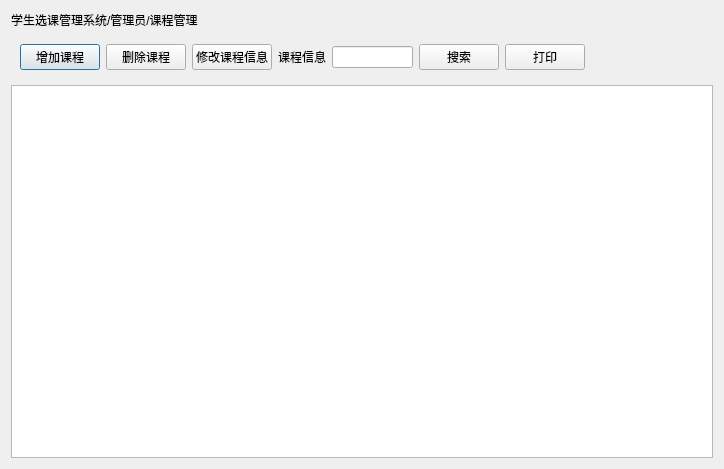
<?xml version="1.0" encoding="UTF-8"?>
<ui version="4.0">
 <class>adcell1_course</class>
 <widget class="QDialog" name="adcell1_course">
  <property name="geometry">
   <rect>
    <x>0</x>
    <y>0</y>
    <width>724</width>
    <height>469</height>
   </rect>
  </property>
  <property name="windowTitle">
   <string>Dialog</string>
  </property>
  <layout class="QGridLayout" name="gridLayout">
   <item row="2" column="0">
    <widget class="QTableView" name="tableView">
     <property name="name" stdset="0">
      <string>table</string>
     </property>
    </widget>
   </item>
   <item row="0" column="0">
    <widget class="QLabel" name="lib_title">
     <property name="text">
      <string>学生选课管理系统/管理员/课程管理</string>
     </property>
     <property name="name" stdset="0">
      <string>title</string>
     </property>
    </widget>
   </item>
   <item row="1" column="0">
    <widget class="QWidget" name="tool" native="true">
     <layout class="QGridLayout" name="gridLayout_2">
      <item row="0" column="7">
       <spacer name="horizontalSpacer_2">
        <property name="orientation">
         <enum>Qt::Horizontal</enum>
        </property>
        <property name="sizeHint" stdset="0">
         <size>
          <width>146</width>
          <height>20</height>
         </size>
        </property>
       </spacer>
      </item>
      <item row="0" column="0">
       <widget class="QPushButton" name="btn_addCourse">
        <property name="text">
         <string>增加课程</string>
        </property>
        <property name="name" stdset="0">
         <string>btn</string>
        </property>
       </widget>
      </item>
      <item row="0" column="2">
       <widget class="QPushButton" name="btn_updateCourseInfo">
        <property name="text">
         <string>修改课程信息</string>
        </property>
        <property name="name" stdset="0">
         <string>btn</string>
        </property>
       </widget>
      </item>
      <item row="0" column="1">
       <widget class="QPushButton" name="btn_deleteCourse">
        <property name="text">
         <string>删除课程</string>
        </property>
        <property name="name" stdset="0">
         <string>btn</string>
        </property>
       </widget>
      </item>
      <item row="0" column="5">
       <widget class="QPushButton" name="btn_search">
        <property name="text">
         <string>搜索</string>
        </property>
        <property name="name" stdset="0">
         <string>btn</string>
        </property>
       </widget>
      </item>
      <item row="0" column="4">
       <widget class="QLineEdit" name="courseInfo">
        <property name="name" stdset="0">
         <string>le</string>
        </property>
       </widget>
      </item>
      <item row="0" column="3">
       <widget class="QLabel" name="label_3">
        <property name="text">
         <string>课程信息</string>
        </property>
        <property name="alignment">
         <set>Qt::AlignRight|Qt::AlignTrailing|Qt::AlignVCenter</set>
        </property>
        <property name="name" stdset="0">
         <string>lb</string>
        </property>
       </widget>
      </item>
      <item row="0" column="6">
       <widget class="QPushButton" name="pushButton">
        <property name="text">
         <string>打印</string>
        </property>
       </widget>
      </item>
     </layout>
    </widget>
   </item>
  </layout>
 </widget>
 <resources/>
 <connections/>
</ui>
